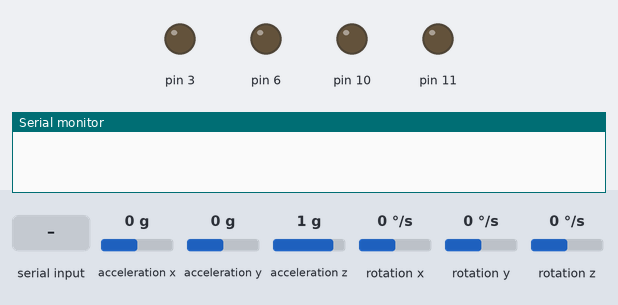
The sketch below on a simulated Arduino Uno, built with avr-gcc and run on an emulated ATmega328P. Shown: output pins drawn as LEDs (lit = HIGH), the last lines printed to the serial monitor. Wiring (inferred from the names in the program): MPU-6050 motion sensor at I2C address 0x68. The inputs (shaded band) are chosen by the test bench; at power-on: acceleration x 0 g, rotation x 0 °/s, acceleration y 0 g, acceleration z 1 g, rotation y 0 °/s, rotation z 0 °/s.

Above: at 1.7 s.
1.8 s: "w" received over Serial
At 2.2 s:
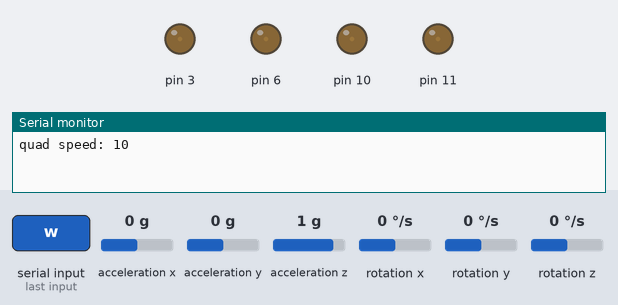
3.3 s: acceleration x set to -1.4 g
At 5.0 s:
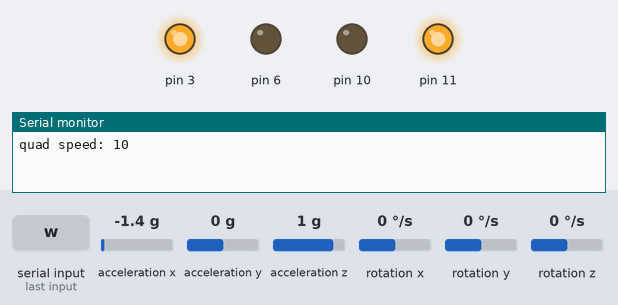
5.3 s: rotation x set to -192 °/s
8.9 s: "k" received over Serial
At 10.0 s:
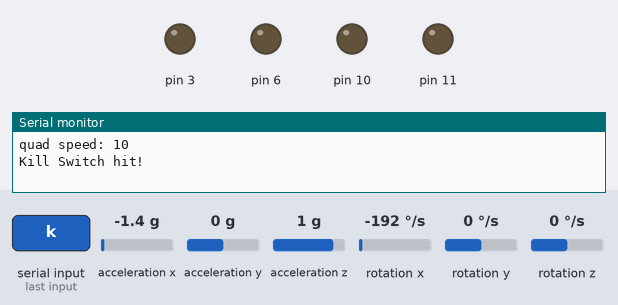
10.4 s: "w" received over Serial
At 13.0 s:
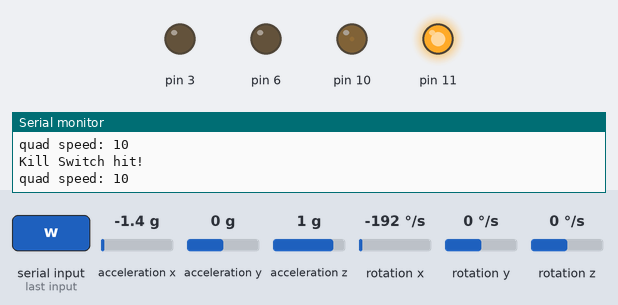
Timing chart, 0 to 14.0 s (numbered marks = the images above; inputs shaded):
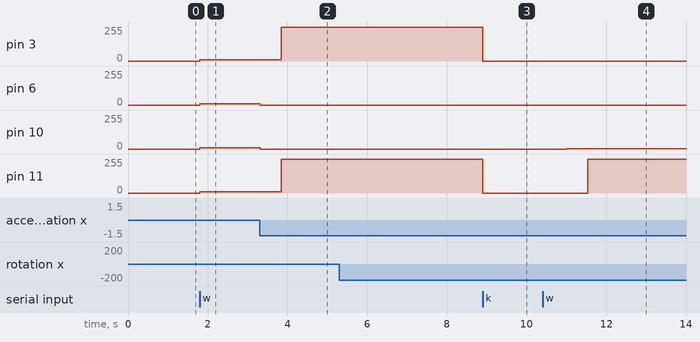

The sketch:

quadrotor.ino
```cpp
#include "imu.h"
#include "motor.h"
#include "PIDController.h"
#include "complimentaryFilter.h"

IMU mpu6050;
ComplimentaryFilter cf;
PIDController pitchControl, rollControl, yawControl;
Motor motor1, motor2, motor3, motor4;
int quadSpeed = 0;
int incrementalSpeed = 10;
float rollReading = 0.0;
float pitchReading = 0.0;
void setup() {
  // put your setup code here, to run once:
  mpu6050.Setup();
  mpu6050.GyroCorrection();
  mpu6050.AccCorrection();
  Serial.begin(38400);
  cf.SetRollWeight(0.7);
  cf.SetPitchWeight(0.7);
  rollControl.SetPIDValues(0.1, 0.05, 0.2);
  pitchControl.SetPIDValues(0.1, 0.05, 0.2);
  yawControl.SetPIDValues(10, 0, 0);

  motor1.setMotorPin(11);
  motor2.setMotorPin(3);
  motor3.setMotorPin(6);
  motor4.setMotorPin(10);

}

void loop() {
  // put your main code here, to run repeatedly:
  mpu6050.lastTime = millis();
  mpu6050.ReadRawValues();
  mpu6050.ConvertToReal();
  mpu6050.GyroCorrection();
  mpu6050.ComputeRPacc();
  mpu6050.ComputeRPYgyro();
  mpu6050.AccCorrection();

  rollReading = cf.FilterRollImplementation(  rollReading, mpu6050.roll_acc, mpu6050.roll_gyro);
  pitchReading = cf.FilterPitchImplementation( pitchReading, mpu6050.pitch_acc, mpu6050.pitch_gyro);
  int rollCorrection = (int)(rollControl.RunPID( rollReading, 0, mpu6050.gyro_z)/2);
  int pitchCorrection = (int)(pitchControl.RunPID( pitchReading, 0, mpu6050.gyro_y)/2);
  int yawCorrection = (int)(yawControl.RunPID( mpu6050.gyro_x, 0, 0)/2);
  //cf.DisplayValues(rollReading, pitchReading, 0);
  if (quadSpeed > 0 ) {
//    motor1.setMotorSpeed((quadSpeed + rollCorrection));
//    motor4.setMotorSpeed((quadSpeed + rollCorrection));
//    motor2.setMotorSpeed((quadSpeed - rollCorrection));
//    motor3.setMotorSpeed((quadSpeed - rollCorrection));
//    delay(10);
//
//    motor1.setMotorSpeed((quadSpeed - pitchCorrection));
//    motor2.setMotorSpeed((quadSpeed - pitchCorrection));
//    motor3.setMotorSpeed((quadSpeed + pitchCorrection));
//    motor4.setMotorSpeed((quadSpeed + pitchCorrection));
//    delay(10);
//    motor1.setMotorSpeed(quadSpeed + yawCorrection);
//    motor3.setMotorSpeed(quadSpeed + yawCorrection);
//    motor4.setMotorSpeed(quadSpeed - yawCorrection);
//    motor2.setMotorSpeed(quadSpeed - yawCorrection);
//    delay(10);
      motor1.setMotorSpeed((quadSpeed + rollCorrection - pitchCorrection + yawCorrection));
      motor4.setMotorSpeed((quadSpeed + rollCorrection + pitchCorrection - yawCorrection));
      motor2.setMotorSpeed((quadSpeed - rollCorrection - pitchCorrection - yawCorrection));
      motor3.setMotorSpeed((quadSpeed - rollCorrection + pitchCorrection + yawCorrection));
      //delay(5);
  }
  if(Serial.available()) {
    char command;
    command = Serial.read();
    if(command == 'w') {
      Serial.print("quad speed: ");
      if ( quadSpeed < 255) {
        quadSpeed = quadSpeed + incrementalSpeed;
//        motor1.setMotorSpeed(quadSpeed);
//        motor2.setMotorSpeed(quadSpeed);
//        motor3.setMotorSpeed(quadSpeed);
//        motor4.setMotorSpeed(quadSpeed);
      } else {
        Serial.println("Already at full speed");
      }
      Serial.println(quadSpeed);
    } else if (command == 'x') {
      Serial.print("quad speed: ");
      if (quadSpeed > incrementalSpeed ) {
        quadSpeed = quadSpeed - incrementalSpeed;
//        motor1.setMotorSpeed(quadSpeed);
//        motor2.setMotorSpeed(quadSpeed);
//        motor3.setMotorSpeed(quadSpeed);
//        motor4.setMotorSpeed(quadSpeed);

      } else {
        Serial.println("Already at low speed");
      }
      Serial.println(quadSpeed);
    } else if (command == 'k') {
      Serial.println("Kill Switch hit!");
      motor1.setMotorSpeed(0);
      motor2.setMotorSpeed(0);
      motor3.setMotorSpeed(0);
      motor4.setMotorSpeed(0);
      rollControl.ResetErrors();
      pitchControl.ResetErrors();
      yawControl.ResetErrors();
      quadSpeed = 0;
    } else if (command == 'd') {
      cf.DisplayValues(rollReading, pitchReading, 0);
      //mpu6050.DisplayValues();
    }
  }
  //cf.PlotValues(rollReading, pitchReading, 0);
//  Serial.print("Motor 1 speed: ");
//  Serial.println(motor1.motorSpeed);
//  Serial.print("Motor 2 speed: ");
//  Serial.println(motor2.motorSpeed);
//  Serial.print("Motor 3 speed: ");
//  Serial.println(motor3.motorSpeed);
//  Serial.print("Motor 4 speed: ");
//  Serial.println(motor4.motorSpeed);
  //delay(10);
}
```

PIDController.cpp
```cpp
#include "PIDController.h"

#include "Arduino.h"

/**
 * @brief Function to set the PID values of the controller
 * @param kpIn kiIn kdIn kp, ki and kd values to be set
 * @return bool specifying if the values vould be set or not
 */

bool PIDController::SetPIDValues(float kpIn, float kiIn, float kdIn) {
  if( kpIn > 0 && kiIn >= 0 && kdIn >= 0) {
    kp = kpIn;
    ki = kiIn;
    kd = kdIn;
    return true;
  } else {
    return false;
  }
}

/**
 * @brief Function to run the pid controller and find the correction values for motors
 * @param currentValue targetValue currentValue (sensor reading) targetValue (angle to be maintained)
 * @return float correction value to be applied on motor speeds.
 */


float PIDController::RunPID(float currentValue, float targetValue, float gyroValue) {
  float error = 0;
  float errorDiff = 0;
  float correction;
  error = currentValue - targetValue;
  //Serial.print("Error is: ");
  //Serial.println(error);
  errorSum = errorSum + error;
  errorDiff = error - lastError;
  correction = kp* ( error ) + ki * ( errorSum ) + kd * (gyroValue);
  lastError = error;
//  if(correction > 10) {
//    correction = 10;
//  }
//  else if(correction < -10) {
//    correction = -10;
//  }
  return correction;
}

/**
 * @brief Function to reset the error sum and last error to 0
 * @param none
 * @return non
 */
void PIDController::ResetErrors() {
  errorSum = 0;
  lastError = 0;
}
```

PIDController.h
```cpp
#ifndef PIDCONTROLLER_H
#define PIDCONTROLLER_H

#include "Arduino.h"

/**
 * @class PIDController PIDController.h
 * @brief Class for PID controller. Can set PID values
 * and perform control of separate dimension. Can also execute PID
 */

 class PIDController {
  private:
      float kp = 0;
      float ki = 0;
      float kd = 0;
      float currentError = 0;
      float lastError = 0;
      float errorSum = 0;

  public:
      bool SetPIDValues(float kp, float ki, float kd);
      float RunPID(float currentValue, float TargetValue, float gyroValue);
      void ResetErrors();
 };


#endif
```

complimentaryFilter.cpp
```cpp
#include "complimentaryFilter.h"


#include "Arduino.h"

/**
 * @brief Function to set the complmentary filter weight values between 0 and 1 for Roll angle
 * @param value Value to be set
 * @return boolean variable specifying if the value was set
 */

bool ComplimentaryFilter::SetRollWeight(float value) {
  if(value >= 0 && value < 1) {
    weightRoll = value;
    return true;
  } else {
    return false;
  }
}

/**
 * @brief Function to set the complimentary filter weight values between 0 and 1 for Pitch angle
 * @param value Value of weight to be set
 * @return boolean variable specifying if the value was set
 */
bool ComplimentaryFilter::SetPitchWeight(float value) {
  if(value >= 0 && value < 1) {
    weightPitch = value;
    return true;
  } else {
    return false;
  }
}

/**
 * @brief Function to set the Complimentary folter weight values for Yaw angle (not done for accelerometer and gyroscope
 * as acclerometer does not give yaw values
 * @param value Value of weight to be set
 * @return boolean variable specifying if the value was set
 */
bool ComplimentaryFilter::SetYawWeight(float value) {
  if( value >= 0 && value < 1) {
    weightYaw = value;
    return true;
  } else {
    return false;
  }
}

/**
 * @brief Function to implement the complimentary filter for roll
 * @param reading1 Reading from either accelerometer or gyroscope
 * @param reading2 Reading from either accelerometer or gyroscope
 * @return the filtered value
 */

float ComplimentaryFilter::FilterRollImplementation(float prevReading, float reading1, float reading2) {
  float filteredValue;
  filteredValue = (weightRoll * reading1) + ((1 - weightRoll) * (prevReading + reading2));
  return filteredValue;
 }

 /**
  * @brief Function to implement the complimentary filter for pitch
  * @param reading1 Reading from either accelerometer or Gyroscope
  * @param reading2 Reading from either accelerometer or gyroscope
  * @return the filtered value
  */
 float ComplimentaryFilter::FilterPitchImplementation(float prevReading, float reading1, float reading2) {
    float filteredValue;
    filteredValue = (weightPitch * reading1) + ((1 - weightPitch) * (prevReading + reading2));
    return filteredValue;
  }

  /**
   * @brief Function to implement the complimentary filter for yaw (accelerometer does not give yaw values)
   * (magenetometer is needed)
   * @param reading1 Reading from either accelerometer or gyroscope
   * @param reading2 Reading from either accelerometer or gyroscope
   * @return the filtered value
   */
 float ComplimentaryFilter::FilterYawImplementation(float prevReading, float reading1, float reading2) {
    float filteredValue;
    filteredValue = (weightYaw * reading1) + ((1 - weightYaw) * (prevReading + reading2));
    return filteredValue;
   }

   /**
    * @brief Function to display filtered values
    * @param reading_acc reading from accelerometer
    * @param reading_gryo reading from gyroscope
    * @return none
    */
  void ComplimentaryFilter::DisplayValues(float readingRoll, float readingPitch, float readingYaw) {
      Serial.print("The filtered roll value is: ");
      Serial.println(readingRoll);
      Serial.print("The filtered pitch value is: ");
      Serial.println(readingPitch);
      Serial.print("The filtered yaw value is: ");
      Serial.println(readingYaw);
      delay(10);
    }

    /**
    * @brief Function to plot filtered values
    * @param reading_acc reading from accelerometer
    * @param reading_gryo reading from gyroscope
    * @return none
    */
  void ComplimentaryFilter::PlotValues(float readingRoll, float readingPitch, float readingYaw) {
      Serial.print(readingRoll);
      Serial.print(" ");
      Serial.print(readingPitch);
      Serial.print(" ");
      Serial.println(readingYaw);
      delay(10);
    }
```

complimentaryFilter.h
```cpp
#ifndef complimentaryFilter_h
#define complimentaryFilter_h

#include "Arduino.h"

/**
 * @class complimentaryFilter complimentaryFilter.h
 * @brief class that implements complimentary filter based on a set weight
 */


 class ComplimentaryFilter {
  private:
    float weightRoll = 0;
    float weightPitch = 0;
    float weightYaw = 0;

  public:
    bool SetRollWeight(float weight);
    bool SetPitchWeight(float weight);
    bool SetYawWeight(float weight);
    float FilterRollImplementation(float prevReading,float reading1, float reading2);
    float FilterPitchImplementation(float prevReading,float reading1, float reading2);
    float FilterYawImplementation(float prevReading,float reading1, float reading2);
    void DisplayValues(float readingRoll, float readingPitch, float readingYaw);
    void PlotValues(float readingRoll, float readingPitch, float readingYaw);
 };

 #endif
```

imu.cpp
```cpp
#include "imu.h"

#include "Arduino.h"
#include <Wire.h>
#include <math.h>


/**
 * @brief method to wake up imu and start it. Uses i2c communication (Wire library in arduino)
 * Sets power managmenet to basic mode, and wakes up the imu
 */

 void IMU::Setup() {
  Wire.setClock(400000);
  Wire.begin();
  Wire.beginTransmission(this->mpu_addr);
  Wire.write(0x6b); //set power management to 1.
  Wire.write(0); //wake up MPU 6050
  Wire.endTransmission(true);
  Wire.beginTransmission(this->mpu_addr);
  Wire.write(0x1A);                    // write to address 26 of the register
  Wire.write(0x06);                    // options here are 0x00 which is off, and 0x01, 0x02, 0x03, 0x04, 0x05, 0x06
  Wire.endTransmission(true);
  delay(100);
 }

/**
 * @brief Method to read the raw values from accelerometer and gyroscope.
 */
void IMU::ReadRawValues() {
  Wire.beginTransmission(mpu_addr);
  Wire.write(0x3b);
  Wire.endTransmission(false);
  Wire.requestFrom(mpu_addr,14,true);
  acc_x_raw = Wire.read()<<8 | Wire.read();
  acc_y_raw = Wire.read()<<8 | Wire.read();
  acc_z_raw = Wire.read()<<8 | Wire.read();
  int16_t temp = Wire.read()<<8 | Wire.read();
  gyro_x_raw = Wire.read()<<8 | Wire.read();
  gyro_y_raw = Wire.read()<<8 | Wire.read();
  gyro_z_raw = Wire.read()<<8 | Wire.read();
}


/**
 * @brief Method to convert the raw value of accelerometer and gyroscope
 * to real values in g's and radians/sec
 */
void IMU::ConvertToReal() {
  acc_x = (float)acc_x_raw/acc_sensitivity;
  acc_y = (float)acc_y_raw/acc_sensitivity;
  acc_z = (float)acc_z_raw/acc_sensitivity;
  gyro_x = (float)gyro_x_raw/gyro_sensitivity;
  gyro_y = (float)gyro_y_raw/gyro_sensitivity;
  gyro_z = (float)gyro_z_raw/gyro_sensitivity;
}


 /**
  * @brief method to display the computed values
  */

  void IMU::DisplayValues() {

//    Serial.print("The Real value of accelerometer x-axis is: ");
//    Serial.println(acc_x);
//    Serial.print("The Real value of accelerometer y-axis is: ");
//    Serial.println(acc_y);
//    Serial.print("The Real value of accelerometer z-axis is: ");
//    Serial.println(acc_z);
//    Serial.print("The Real value of gyroscope x-axis is: ");
//    Serial.println(gyro_x);
//    Serial.print("The Real value of gyroscope y-axis is: ");
//    Serial.println(gyro_y);
//    Serial.print("The Real value of gyroscope z-axis is: ");
//    Serial.println(gyro_z);
    Serial.print("The Roll angle by accelerometer is: ");
    Serial.println(roll_acc);
    Serial.print("The Pitch angle by accelerometer is: ");
    Serial.println(pitch_acc);
    Serial.print("The Yaw angle by gyroscope is : ");
    Serial.println(gyro_x);
    Serial.print("The pitch angle by gyroscope is : ");
    Serial.println(pitch_gyro);
    Serial.print("The roll angle by gyroscope is : ");
    Serial.println(roll_gyro);
//    Serial.print("The gyroscope x correction is : ");
//    Serial.println(corr_gyro_x);
//    Serial.print("The gyroscope y correction is : ");
//    Serial.println(corr_gyro_y);
//    Serial.print("The gyroscope z correction is : ");
//    Serial.println(corr_gyro_z);
//    Serial.print("The accelerometer pitch correction is : ");
//    Serial.println(corr_acc_roll);
//    Serial.print("The accelerometer roll correction is : ");
//    Serial.println(corr_acc_pitch);
    Serial.print("Loop frequency is: ");
    Serial.println(millis()-lastTime);
    delay(10);
  }


  /**
   * @brief method to compute the roll, pitch  from accelerometer
   */
  void IMU::ComputeRPacc() {
    roll_acc = 180*atan2(acc_y,sqrt(acc_x * acc_x + acc_z * acc_z)) / 3.14;
    pitch_acc = 180*atan2(acc_z,sqrt(acc_x * acc_x + acc_y * acc_y)) / 3.14;
  }

/**
 * @brief method to compute the roll, pitch and yaw from gyroscopes
 */
 void IMU::ComputeRPYgyro() {
    yaw_gyro =   180*(gyro_x * ((millis() - lastTime)/1000))/3.14;
    roll_gyro =   180*(gyro_z* ((millis() - lastTime)/1000))/3.14;
    pitch_gyro = 180*(gyro_y *((millis() - lastTime)/1000))/3.14;
 }

 /**
 * @brief Method for correction of gyroscope values, when quadrotor is completely still (first 100 readings)
 */

 void IMU::GyroCorrection() {
  if( gyro_corrected == false) {
    for(int i = 0 ;i < 100; i++) {
      ReadRawValues();
      ConvertToReal();
      corr_gyro_x = corr_gyro_x + gyro_x;
      corr_gyro_y = corr_gyro_y + gyro_y;
      corr_gyro_z = corr_gyro_z + gyro_z;
    }
    corr_gyro_x = corr_gyro_x/100;
    corr_gyro_y = corr_gyro_y/100;
    corr_gyro_z = corr_gyro_z/100;
    gyro_corrected = true;
  } else {
    gyro_x = gyro_x - corr_gyro_x;
    gyro_y = gyro_y - corr_gyro_y;
    gyro_z = gyro_z - corr_gyro_z;
  }
}

/**
 * @brief Method to correct for the accelerometer reading
 */

 void IMU::AccCorrection() {
  if ( acc_corrected == false) {
    for(int i = 0; i< 100; i++) {
      ReadRawValues();
      ConvertToReal();
      ComputeRPacc();
      corr_acc_roll = corr_acc_roll + roll_acc;
      corr_acc_pitch = corr_acc_pitch + pitch_acc;
    }
    corr_acc_roll = corr_acc_roll / 100;
    corr_acc_pitch = corr_acc_pitch /100;
    acc_corrected = true;
  } else {
    roll_acc = corr_acc_roll - roll_acc;
    pitch_acc = pitch_acc - corr_acc_pitch;
  }
 }
```

imu.h
```cpp
#ifndef imu_h
#define imu_h

#include "Arduino.h"
/**
  @class IMU imu.h
  @brief Class for IMU Object. Gets raw values from i2c from mpu 6050.
  Computes the actual accelerometer values in g m/s^2
  Computes the actual gyroscope values in rad/s
*/

class IMU {
 public:
  int16_t acc_x_raw = 0;
  int16_t acc_y_raw = 0;
  int16_t acc_z_raw = 0;
  int16_t gyro_x_raw = 0;
  int16_t gyro_y_raw = 0;
  int16_t gyro_z_raw = 0;
  int16_t acc_sensitivity = 16384;
  int gyro_sensitivity = 131;
  float acc_x = 0;
  float acc_y = 0;
  float acc_z = 0;
  float gyro_x = 0;
  float gyro_y = 0;
  float gyro_z = 0;
  float roll_acc = 0;
  float pitch_acc = 0;
  float roll_gyro = 0;
  float pitch_gyro = 0;
  float yaw_gyro = 0;
  float lastTime = 0;
  bool gyro_corrected = false;
  bool acc_corrected = false;
  float corr_gyro_x = 0;
  float corr_gyro_y = 0;
  float corr_gyro_z = 0;
  float corr_acc_roll = 0;
  float corr_acc_pitch = 0;
 private:
  int mpu_addr = 0x68;

  public:

    void Setup();

    void ReadRawValues();

    void ConvertToReal();

    void ComputeRPacc();

    void ComputeRPYgyro();

    void DisplayValues();

    void GyroCorrection();

    void AccCorrection();


};

#endif
```

motor.cpp
```cpp
#include "motor.h"


#include "Arduino.h"

void Motor::setMotorSpeed(int speedVoltLevel) {
  if (speedVoltLevel <= 255 && speedVoltLevel >= 0) {
    analogWrite(motorPin, speedVoltLevel);
    //delay(50);
    motorSpeed = speedVoltLevel;
  } else {
    analogWrite(motorPin, motorSpeed);
    //delay(50);
  }
}

void Motor::setMotorPin(unsigned int pin) {
  pinMode( pin, OUTPUT);
  motorPin = pin;
}

void Motor::StartUp(int speedLevel) {
  for(int i = 0 ; i <= speedLevel; i++ ) {
    analogWrite(motorPin, speedLevel);
    delay(100);
  }

}
```

motor.h
```cpp
#ifndef motor_h
#define motor_h


#include "Arduino.h"

/**
 * @class Motor motor.h
 * @brief Class defining a motor and functions to set and get motor speeds
 *
 */

class Motor {
 public:
    unsigned char motorSpeed = 0;
 private:
    unsigned char motorPin = 0;
 public:
    void setMotorSpeed(int speedVoltLevel);
    void setMotorPin(unsigned int pin);
    void StartUp(int speedLevel);
};

#endif
```

Measured:
- after the input at 1.8 s, pin 3, pin 6, pin 10, pin 11: 0/255 → 10/255 at once
- after the input at 3.3 s, pin 3, pin 11: 10/255 → 255/255 after 0.54 s; pin 6, pin 10: 10/255 → 0/255 at once
- after the input at 8.9 s, pin 3, pin 11: 255/255 → 0/255 at once
- after the input at 10.4 s, pin 10: 0/255 → 1/255 after 0.61 s; pin 11: 0/255 → 255/255 after 1.1 s
